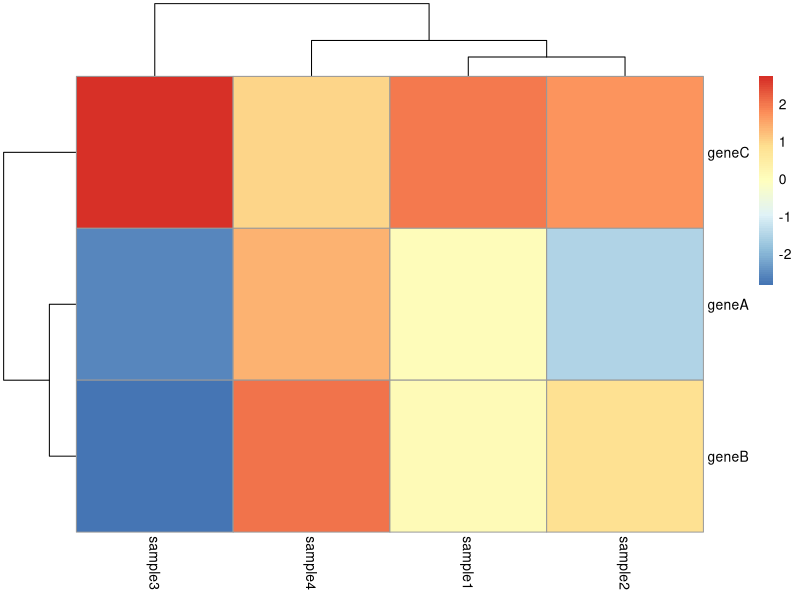
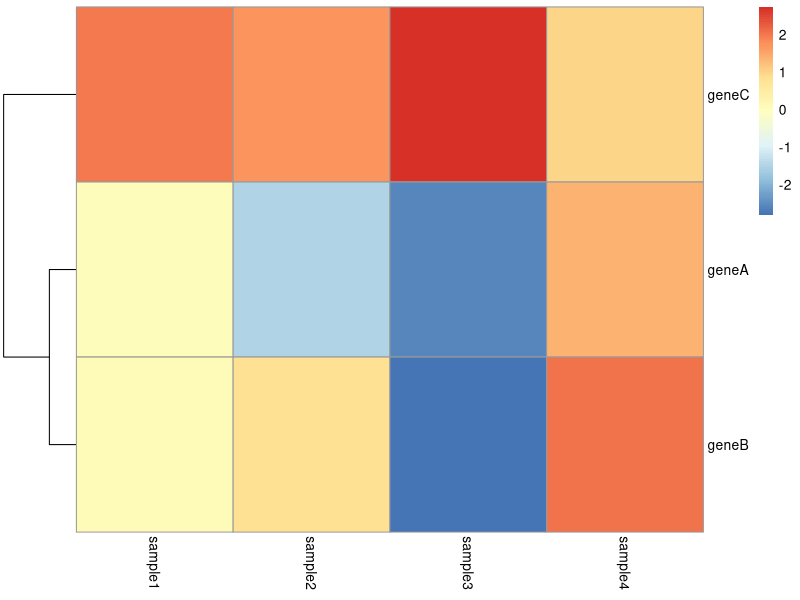
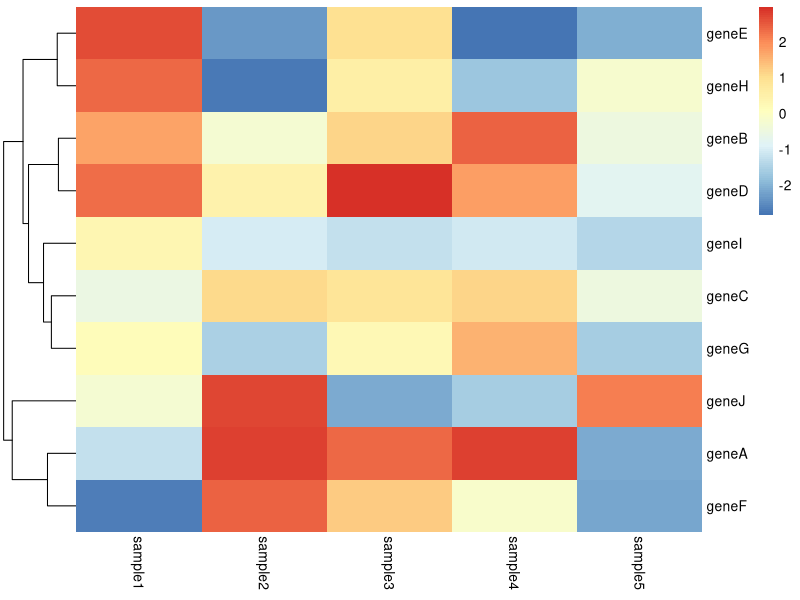

The R script that drew these images, in order:
install.packages("pheatmap")
library(pheatmap)
df <- data.frame(row.names = c("geneA", "geneB", "geneC"),
                 sample1 = runif(3, min = -3, max = 3),
                 sample2 = runif(3, min = -3, max = 3),
                 sample3 = runif(3, min = -3, max = 3),
                 sample4 = runif(3, min = -3, max = 3))

### make a simple heatmap
# load library
library(pheatmap) 

# make the heatmap
pheatmap(df)

# re-draw the heatmap without clustering genes

pheatmap(df,
         
         cluster_cols = FALSE)

#exercisegenes
# Load the necessary library
library(pheatmap)

# Generate data for 10 genes across 5 conditions
set.seed(123)
df <- data.frame(
  row.names = paste0("gene", LETTERS[1:10]),
  sample1 = runif(10, min = -3, max = 3),
  sample2 = runif(10, min = -3, max = 3),
  sample3 = runif(10, min = -3, max = 3),
  sample4 = runif(10, min = -3, max = 3),
  sample5 = runif(10, min = -3, max = 3)
)

# Save the heatmap as a PNG file
png("heatmap2.png")

# Create the heatmap without the grey borders and clustering columns
pheatmap(df, 
         cluster_cols = FALSE, 
         border_color = NA)  # Remove grey border lines
dev.off()
